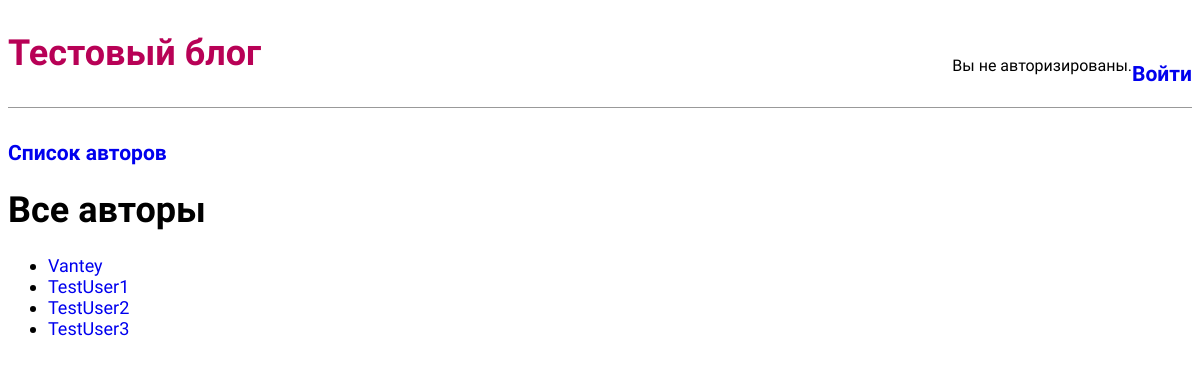
The page /bloggers/ on the database its author committed.
### blog/models.py (models this page shows, shortened)
class BlogAuthor(models.Model):
    user = models.OneToOneField(User, on_delete=models.SET_NULL, null=True)
    class Meta:
        ordering = ["user"]
    def __str__(self):
        return self.user.username

### blog/views.py (the view)
# urls.py: path('bloggers/', BloggersList.as_view(), name='bloggers'),
class BloggersList(ListView):       #Лист всех авторов
    model = BlogAuthor
    template_name = 'bloggers.html'

### templates/bloggers.html
{% extends 'base.html' %}
{% block content %}
    <h1>Все авторы</h1>
    {% if object_list %}
    <ul>
      {% for author in object_list %}
      <li>
        <a href="{% url 'blogs_by_author' author.pk %}">{{ author }}</a>
      </li>
      {% endfor %}
    </ul>
    {% else %}
      <p>Пока авторов нет</p>
    {% endif %}
{% endblock %}

### static/css/base.css (style rules this page uses)
body { font-family: 'Source Sans Pro', sans-serif; font-size: 18px; }
a, a:visited { text-decoration: none; }

### rows shown on the page
BlogAuthor: user.username "Vantey"
BlogAuthor: user.username "TestUser1"
BlogAuthor: user.username "TestUser2"
BlogAuthor: user.username "TestUser3"
